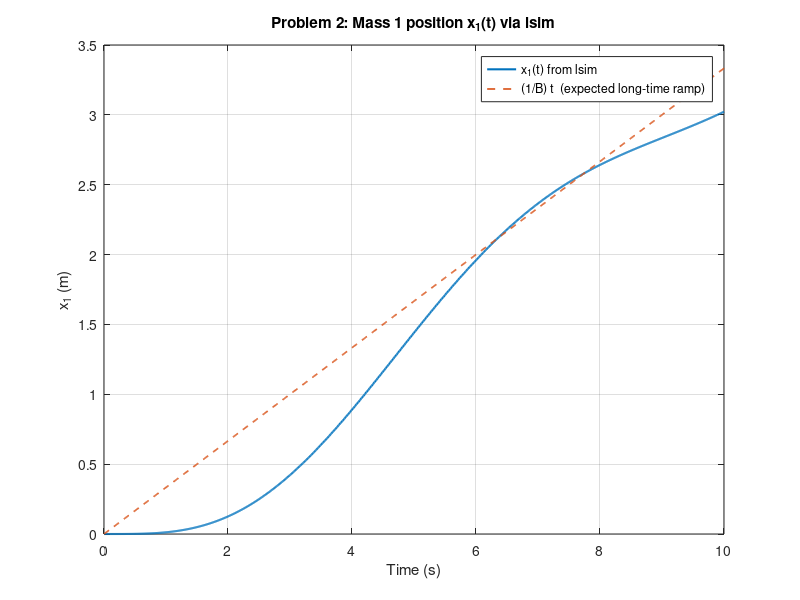

Source code (MATLAB):
%% ME3281 HW03 - Problem 2 (MATLAB lsim)
clear; clc; close all

% Parameters
M = 1;
Bv = 3;
k = 0.5;

% State vector: x = [x1; v1; x2; v2]
A = [ 0   1    0   0;
     -k/M 0   k/M  0;
      0   0    0   1;
      k/M 0  -k/M -Bv/M ];

B = [0; 0; 0; 1/M];
C = [1 0 0 0];   % output is x1
D = 0;

sys = ss(A,B,C,D);

% Time + input (unit step)
t = 0:0.01:10;
u = ones(size(t));   % step of magnitude 1

% Simulate
y = lsim(sys,u,t);

% Plot
figure;
plot(t,y,'LineWidth',1.5); grid on
xlabel('Time (s)');
ylabel('x_1 (m)');
title('Problem 2: Mass 1 position x_1(t) via lsim');

% Optional: show expected long-time slope u/B = 1/3
hold on
plot(t,(1/Bv)*t,'--','LineWidth',1.2);
legend('x_1(t) from lsim','(1/B) t  (expected long-time ramp)','Location','best');
